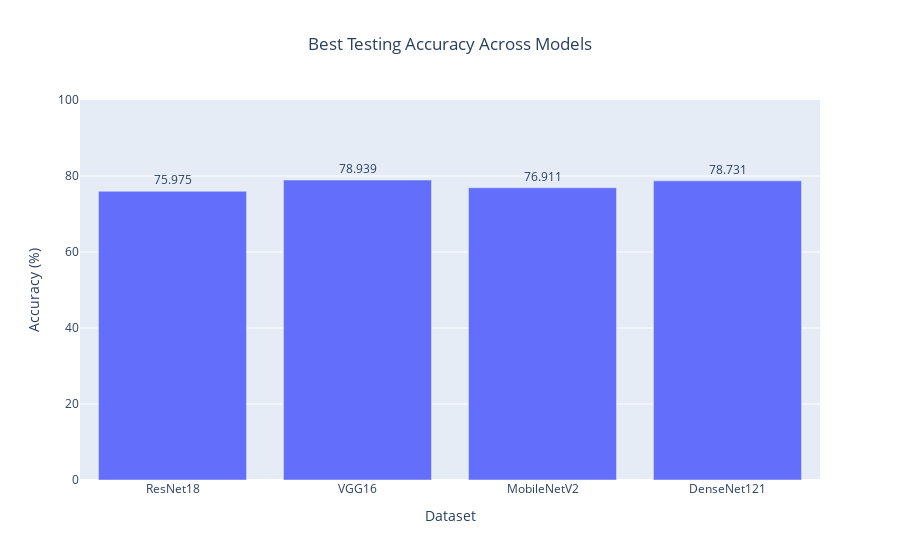

The code cell stored with this chart in its notebook:
### Code cell
# Data
datasets = ["ResNet18", "VGG16", "MobileNetV2", "DenseNet121"]
best_test_accuracy = [75.975, 78.939, 76.911, 78.731]  # Replace with the best testing accuracy from each dataset

# Create a bar trace
bar_trace = go.Bar(x=datasets, y=best_test_accuracy, text=best_test_accuracy, textposition='outside', name='Best Testing Accuracy')

# Create layout
layout = go.Layout(
    title='Best Testing Accuracy Across Models',
    title_x=0.5,
    xaxis=dict(title='Dataset'),
    yaxis=dict(title='Accuracy (%)', range=[0, 100]),
)

# Create figure
fig = go.Figure(data=[bar_trace], layout=layout)

# Show the figure
fig.show()

### Figure 1 — Plotly figure (JSON) as saved in the notebook; plotly's stock layout.template omitted (floating-point values rounded to 4 significant figures)
{"data": [{"name": "Best Testing Accuracy", "text": ["75.975", "78.939", "76.911", "78.731"], "textposition": "outside", "type": "bar", "x": ["ResNet18", "VGG16", "MobileNetV2", "DenseNet121"], "y": [75.97, 78.94, 76.91, 78.73]}], "layout": {"title": {"text": "Best Testing Accuracy Across Models", "x": 0.5}, "xaxis": {"title": {"text": "Dataset"}}, "yaxis": {"range": [0, 100], "title": {"text": "Accuracy (%)"}}}}
